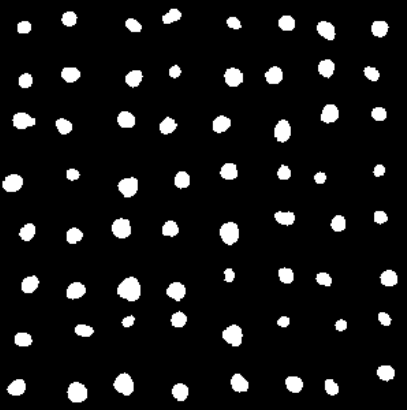
%> input picture decoder/to_decode/2020-04-02_13-49-25-ConvertImage.bmp, 407 x 410 px
$ octave CENTROIDS.m   (GNU Octave 9; MATLAB toolbox functions it lacks are replaced by stand-ins)
%> lines starting %> are read from the running program, lines starting %| are printed output that depends on the picture; in (x1, y1, x2, y2) boxes, pixels count from 0 and x2, y2 are one past the last pixel; in counts of white or black regions, pixels touching at a corner belong together; the program's own positions count from 1
### decoder/GetCentroids.m
% Title: GetCentroids.m
%
% [numofBlobs, centroids] = GetCentroids(OI) uses binary image information
% contained in OI to determine the number of blobs, numofBlobs in the original
% image, locate the coordinates (pixels) of the centroids of each blob and save
% them in a array called centroids.


function [numofBlobs, centroids] = GetCentroids(OI, thres)
    % Maximize the figure window.
    set(gcf, 'Position', get(0, 'ScreenSize'));
    % Thresholding the image
    % thres = 2; % Set a threshold value for binarize the image
    % BW = OI < thres; % Store the obtained binary image into an array 'BW'
    BW = OI > thres;
    % Find the coordinates of centroids of each blob
    % Calculate all properties of the binary image
    blobMeasurements = regionprops(BW, 'centroid');
    % Put the coordinates into an array 'centorids'
    centroids = cat(1, blobMeasurements.Centroid);
    % Plot the centroids on the binary image
    % imagesc(BW); colormap(gray(256)); title('Centroids of each blob'); axis square;
    % imshow(BW)
    [~, numofBlobs] = bwlabel(BW, 8);
    % hold on
    plot(centroids(:, 1), centroids(:, 2), '.');
    axis square
    % hold off

### decoder/dotDirec.m
% Title: dotDirec.m
%
% [recX,recY,xSpace,ySpace] = dotDirec(x,y) analyzes the x-coordinates and
% y-coordinates of the centroids and assign offset direction indicators recX and
% recY to each dot. xSpace and ySpace are two arrays used to record the spacings
% of the columns and rows respectively.

function [recX, recY, xSpace, ySpace] = dotDirec(x, y)
    [N, M] = size(x);
    recX = zeros([N, M]);
    recY = recX;
    xSpace = zeros(1, M); ySpace = zeros(N, 1); xt1 = zeros(1, M); xt2 = zeros(1, M);
    yt1 = zeros(N, 1); yt2 = zeros(N, 1);

    for i = 1:M
        xt1(i) = min(x(:, i));
        xt2(i) = max(x(:, i)); xSpace(i) = xt2(i) - xt1(i);
    end
    for i = 1:M
        for j = 1:N
            x_m1 = abs((x(j, i) / xt1(i)) - 1);
            x_m2 = abs((x(j, i) / xt2(i)) - 1);
            x_mm = min([x_m1, x_m2]);
            if xSpace(i) > 2 / 3 * max(xSpace)

                xt3 = (xt2(i) - xt1(i)) / 3 + xt1(i);
                xt4 = 2 * (xt2(i) - xt1(i)) / 3 + xt1(i);
                if x(j, i) >= xt1(i) && x(j, i) < xt3
                    recX(j, i) = - 1;
                elseif x(j, i) >= xt3 && x(j, i) < xt4
                    recX(j, i) = 0;
                elseif x(j, i) >= xt4 && x(j, i) <= xt2(i)
                    recX(j, i) = 1;
                else
                    switch x_mm
                        case x_m1
                            recX(j, i) = - 1;
                        case x_m2
                            recX(j, i) = 1;
                    end
                end
            elseif xSpace(i) < 1 / 3 * max(xSpace)
                recX(j, i) = 3;
            else
                xt5 = 0.5 * (xt1(i) + xt2(i));
                if x(j, i) >= xt1(i) && x(j, i) < xt5
                    recX(j, i) = - 2;
                elseif x(j, i) >= xt5 && x(j, i) < xt2(i)
                    recX(j, i) = 2;
                else
                    switch x_mm
                        case x_m1
                            recX(j, i) = - 2;
                        case x_m2
                            recX(j, i) = 2;
                    end
                end
            end
        end
    end
    for j = 1:N
        yt1(j) = min(y(j, :));
        yt2(j) = max(y(j, :));
        ySpace(j) = yt2(j) - yt1(j);
    end

    for j = 1:N
        for i = 1:M
            y_m1 = abs((y(j, i) / yt1(j)) - 1);
            y_m2 = abs((y(j, i) / yt2(j)) - 1);
            y_mm = min([y_m1, y_m2]);

            if ySpace(j) > 2 / 3 * max(ySpace)

                yt3 = (yt2(j) - yt1(j)) / 3 + yt1(j);
                yt4 = 2 * (yt2(j) - yt1(j)) / 3 + yt1(j);
                if y(j, i) >= yt1(j) && y(j, i) < yt3
                    recY(j, i) = - 1;
                elseif y(j, i) >= yt3 && y(j, i) < yt4
                    recY(j, i) = 0;
                elseif y(j, i) >= yt4 && y(j, i) <= yt2(j)
                    recY(j, i) = 1;
                else
                    switch y_mm
                        case y_m1
                            recY(j, i) = - 1;
                        case y_m2
                            recY(j, i) = 1;
                    end
                end
            elseif ySpace(i) < 1 / 3 * max(ySpace)
                recY(j, i) = 3;

            else
                yt5 = 0.5 * (yt1(j) + yt2(j));
                if y(j, i) >= yt1(j) && y(j, i) < yt5
                    recY(j, i) = - 2;
                elseif y(j, i) >= yt5 && x(j, i) < yt2(j)
                    recY(j, i) = 2;
                else

                    switch y_mm
                        case y_m1
                            recY(j, i) = - 2;
                        case y_m2
                            recY(j, i) = 2;
                    end
                end
            end
        end
    end
    xismatched = zeros(N, M);
    wrongcolumn = zeros(1, M);
    x_replace = 225;
    k = 1;
    for i = 1:M
        if isempty(find(recX(:, i) == 0))
            wrongcolumn(k) = i;
            k = k + 1;
        end
    end

    for i = 1:M
        if wrongcolumn(i) ~= 0
            t = wrongcolumn(i);

            for j = 1:N
                if (recY(j, t) == - 1) || (recY(j, t) == 1)
                    x_replace = recX(j, t);
                    xismatched(j, t) = 1;
                else
                    xismatched(j, t) = 0;
                end

                if recX(j, t) == x_replace
                    recX(j, t) = 0;
                elseif recX(j, t) > 0
                    recX(j, t) = 1;
                else
                    recX(j, t) = - 1;
                end
            end

        end
    end
    yismatched = zeros(N, M);
    wrongrow = zeros(N, 1);
    y_replace = 225;
    l = 1;
    for j = 1:N
        if isempty(find(recY(j, :) == 0))
            wrongrow(l) = j;
            l = l + 1;
        end
    end
    for j = 1:N
        if wrongrow(j) ~= 0
            s = wrongrow(j);

            for i = 1:M
                if (recX(s, i) == - 1) || (recX(s, i) == 1)
                    y_replace = recY(s, i);
                    yismatched(s, i) = 1;
                else
                    yismatched(s, i) = 0;
                end

                if recY(s, i) == y_replace
                    recY(s, i) = 0;
                elseif recY(s, i) > 0
                    recY(s, i) = 1;

                else
                    recY(s, i) = - 1;
                end
            end

        end
    end

### decoder/Gridestab.m
% Title: Gridestab.m
%
% [averx,avery,~,~] = Gridestab(recX,recY,x,y) reconstructs the virtual raster
% lines and returns the coordinates averx and avery of the raster lines.


function [averx, avery, deltax, deltay] = Gridestab(recX, recY, x, y)
    plot(x(:, :), y(:, :), 'r*'); axis square
    hh = axis;
    [M, N] = size(x);
    averx = zeros(1, M);
    deltax = zeros(1, M - 1);
    hold on;
    for i = 1:M
        count = 0;
        sum = 0;
        for j = 1:N
            if recX(j, i) == 0
                sum = sum + x(j, i);
                count = count + 1;
            end
        end
        averx(i) = sum / count;
        plot([averx(i), averx(i)], [hh(3), hh(4)], 'b'); axis square
    end
    for i = 1:M - 1
        deltax(i) = averx(i + 1) - averx(i);
    end
    avery = zeros(1, N);
    deltay = zeros(1, N - 1);
    for j = 1:N
        count = 0;
        sum = 0;
        for i = 1:M
            if recY(j, i) == 0
                sum = sum + y(j, i);
                count = count + 1;
            end
        end
        avery(j) = sum / count;
        plot([hh(1), hh(2)], [avery(j), avery(j)], 'b'); axis square
    end
    for j = 1:N - 1
        deltay(j) = avery(j + 1) - avery(j);
    end
    hold off

### decoder/getcent.m
% Title: getcent.m
%
% [X,Y] = getcent find the centroid coordinates in pixels for the object.


function [X, Y] = getcent
    clc; clear all;
    disp('Running program, please wait...'); % Message sent to command window.
    [FileName, PathName] = uigetfile({
            '*.bmp;*.tif;*.jpg;*.gif;*.png', 'Images(* .bmp, * .tif, * .jpg, * .gif, * .png)';
            '*.bmp', 'BMP Image(*.bmp)'; ...
            '*.tif', 'Tiff Image(*.tif)'; ...
            '*.jpg', 'JPEG Image (*.jpg)'; ...
            '*.gif', 'GIF (*.gif)'; ...
            '*.png', 'PNG (*.png)'; ...
            '*.*', 'All Files (*.*)'
        }, ...
        'Select an Image' ...
    );

    if isequal(FileName, 0)
        disp('User selected Cancel')
    else
        FullFileName = fullfile(PathName, FileName);
    end

    OI3 = imread(FullFileName);
    OI3 = rgb2gray(OI3);
    OI3 = flipud(OI3);

    figure
    [numofBlobs, centroids] = GetCentroids(OI3);
    N = sqrt(numofBlobs);
    xt = zeros(N);
    yt = zeros(N);
    for n = 1:N
        for m = 1:N
            xt(m, n) = centroids(m + (n - 1) * N, 1);
            yt(m, n) = centroids(m + (n - 1) * N, 2);
        end
    end

    [temp, index] = sort(yt, 'descend');
    % create y matrix
    y = temp;

    % create x matrix
    x = zeros(N);
    for m = 1:N
        for n = 1:N
            x(n, m) = xt(index(n, m), m);
        end
    end

    X = x;
    Y = y;

### decoder/CENTROIDS.m
% Title: CENTROIDS.m
%
% CENTROIDS is the main script.
% It calls a number of functions to do incline-correction reconstruct the virtual
% raster lines and decoding.
% clean up the work space


clc;
clear all;
disp('Running centroids.m...'); % Message sent to command window.
[FileName, PathName] = uigetfile({
      '*.bmp;*.tif;*.jpg;*.gif;*.png', 'Images(* .bmp, * .tif, * .jpg, * .gif, * .png)';
      '*.bmp', 'BMP Image(*.bmp)'; ...
      '*.tif', 'Tiff Image(*.tif)'; ...
      '*.jpg', 'JPEG Image (*.jpg)'; ...
      '*.gif', 'GIF (*.gif)'; ...
      '*.png', 'PNG (*.png)'; ...
      '*.*', 'All Files (*.*)'
  }, ...
  'Select an Image');
%> the answer given: to_decode/2020-04-02_13-49-25-ConvertImage.bmp
if isequal(FileName, 0)
    disp('User selected Cancel')
else
    FullFileName = fullfile(PathName, FileName);
end

OI = imread(FullFileName);
%> OI is the input picture: size 410x407x3 uint8; min 0, max 255, mean 21
OI = rgb2gray(OI);
%> OI: size 410x407 uint8
OI = flipud(OI);
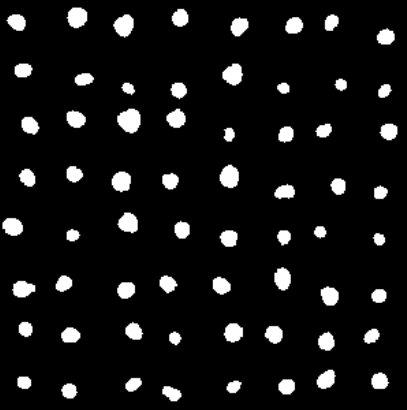
%> OI: size 410x407 uint8; min 0, max 255, mean 21; mean of the top-left, top-right, bottom-left and bottom-right quarters 24.1, 19.3, 20.2, 20.3

figure
% imshow(OI);
[numofBlobs, centroids] = GetCentroids(OI, 100);
%> in GetCentroids, `BW = OI > thres;`:
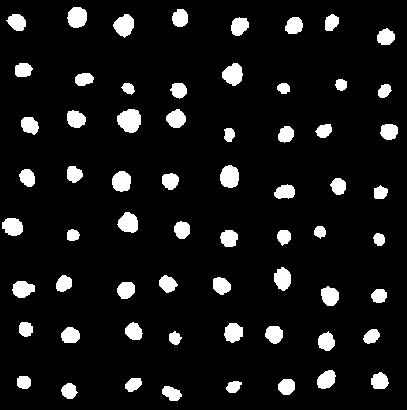
%> BW: size 410x407 logical; 8.6% white; 64 white regions, largest, box (x1, y1, x2, y2) and area: (117, 109, 141, 133) 440, (220, 165, 239, 188) 353, (113, 14, 134, 38) 341
%> in GetCentroids, `blobMeasurements = regionprops(BW, 'centroid');`: blobMeasurements = 64 regions; first 5, Centroid: [13.3 227.3], [17.6 22.8], [23.4 289.7], [23.8 70.6], [24.5 382.9]
%> in GetCentroids, `centroids = cat(1, blobMeasurements.Centroid);`: centroids = 64 rows, first 12: [13.3 227.3; 17.57 22.78; 23.43 289.7; 23.81 70.63; 24.47 382.9; 28.03 178.3; 26.3 329.8; 30.36 125.9; 64.47 284.2; 71.01 336; 69.77 391.6; 77.78 17.93]
%> in GetCentroids, `[~, numofBlobs] = bwlabel(BW, 8);`: numofBlobs = 64
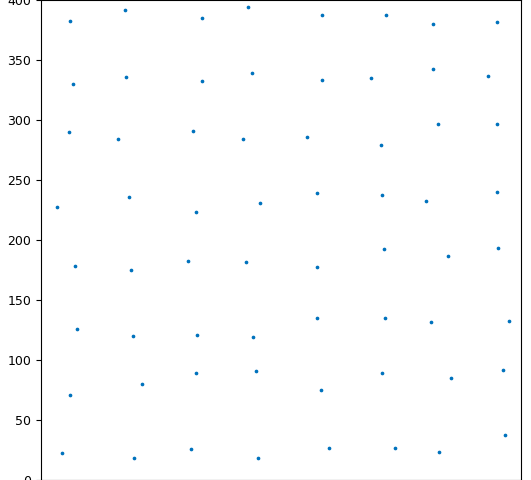
%> figure redrawn from the program's plot data
%> numofBlobs = 64
% }

% Since centroids is a N×2 array, it's not easy and instinct to utilize
% its data, we set two new N×N arrays x and y to store x-coordinates and
% y-coordinates of the centroids separately.
N = sqrt(numofBlobs);
%> N = 8
xt = zeros(N);
yt = zeros(N);
for n = 1:N
    for m = 1:N
        xt(m, n) = centroids(m + (n - 1) * N, 1);
        yt(m, n) = centroids(m + (n - 1) * N, 2);
    end
end
%> this loop made 8 passes
%> after the loop, xt = [13.3 64.47 122.2 168.3 222 274.8 320.6 372.2; 17.57 71.01 124.8 170.9 230.2 285.6 324.6 379.8; 23.43 69.77 130.2 172.3 229.6 283.3 327 380.3; 23.81 77.78 129 176.8 233.7 284.3 327 379.8; 24.47 76.45 126.6 175.5 229.8 284.6 330.5 381; 28.03 74.74 128.9 179.4 234 286.6 332 386.4; 26.3 73.46 134.4 180.8 234.2 287.3 339.1 385.1; 30.36 84.57 134 182.7 240 294.7 341.7 389.7]; yt = [227.3 284.2 182.1 284.5 286.2 334.9 232.4 337; 22.78 336 25.99 181.6 177.3 192.5 131.3 296.5; 289.7 391.6 121.1 394 238.9 279.4 380.3 381.7; 70.63 17.93 223.5 119.4 75 88.85 342.2 239.9; 382.9 119.7 290.6 338.8 135.2 237.5 296.7 193.3; 178.3 174.8 89.03 90.88 333.2 135 23.16 37.64; 329.8 235.8 332.1 18.67 387.3 387.3 186.9 91.48; 125.9 79.85 385.1 230.4 26.79 26.26 85.3 132.2]

[temp, index] = sort(yt, 'descend');
%> temp = [382.9 391.6 385.1 394 387.3 387.3 380.3 381.7; 329.8 336 332.1 338.8 333.2 334.9 342.2 337; 289.7 284.2 290.6 284.5 286.2 279.4 296.7 296.5; 227.3 235.8 223.5 230.4 238.9 237.5 232.4 239.9; 178.3 174.8 182.1 181.6 177.3 192.5 186.9 193.3; 125.9 119.7 121.1 119.4 135.2 135 131.3 132.2; 70.63 79.85 89.03 90.88 75 88.85 85.3 91.48; 22.78 17.93 25.99 18.67 26.79 26.26 23.16 37.64]; index = [5 3 8 3 7 7 3 3; 7 2 7 5 6 1 4 1; 3 1 5 1 1 3 5 2; 1 7 4 8 3 5 1 4; 6 6 1 2 2 2 7 5; 8 5 3 4 5 6 2 8; 4 8 6 6 4 4 8 7; 2 4 2 7 8 8 6 6]
% create y matrix

y = temp;
%> y has the same summary as temp

% create x matrix
x = zeros(N);
for m = 1:N
    for n = 1:N
        x(n, m) = xt(index(n, m), m);
    end
end
%> after the loop, x = [24.47 69.77 134 172.3 234.2 287.3 327 380.3; 26.3 71.01 134.4 175.5 234 274.8 327 372.2; 23.43 64.47 126.6 168.3 222 283.3 330.5 379.8; 13.3 73.46 129 182.7 229.6 284.6 320.6 379.8; 28.03 74.74 122.2 170.9 230.2 285.6 339.1 381; 30.36 76.45 130.2 176.8 229.8 286.6 324.6 389.7; 23.81 84.57 128.9 179.4 233.7 284.3 341.7 385.1; 17.57 77.78 124.8 180.8 240 294.7 332 386.4]

% obtain the offset indicators recX and recY
% obtain the spacing in x and y directions
[recX, recY, xSpace, ySpace] = dotDirec(x, y);
%> in dotDirec, `[N, M] = size(x);`: N = 8
%> in dotDirec, `recY = recX;`: recY = [0 0 0 0 0 0 0 0; 0 0 0 0 0 0 0 0; 0 0 0 0 0 0 0 0; 0 0 0 0 0 0 0 0; 0 0 0 0 0 0 0 0; 0 0 0 0 0 0 0 0; 0 0 0 0 0 0 0 0; 0 0 0 0 0 0 0 0]
%> the loop in dotDirec, `for i = 1:M` made 8 passes
%> after the loop in dotDirec, `for i = 1:M`: xSpace = [17.06 20.1 12.26 14.34 18.03 19.93 21.16 17.55]; xt1 = [13.3 64.47 122.2 168.3 222 274.8 320.6 372.2]; xt2 = [30.36 84.57 134.4 182.7 240 294.7 341.7 389.7]
%> after the loop in dotDirec, `for i = 1:M`: recX = [0 -1 2 -1 1 0 -1 0; 1 -1 2 0 1 -1 -1 -1; 0 -1 -2 -1 -1 0 0 0; -1 0 2 1 0 0 -1 0; 1 0 -2 -1 0 0 1 0; 1 0 2 0 0 0 -1 1; 0 1 2 1 0 0 1 1; -1 0 -2 1 1 1 0 1]; xt3 = 378; xt4 = 383.9; xt5 = 128.3
%> the loop in dotDirec, `for j = 1:N` made 8 passes
%> after the loop in dotDirec, `for j = 1:N`: ySpace = [13.72; 12.42; 17.25; 16.44; 18.48; 15.83; 20.85; 19.71]; yt1 = [380.3; 329.8; 279.4; 223.5; 174.8; 119.4; 70.63; 17.93]; yt2 = [394; 342.2; 296.7; 239.9; 193.3; 135.2; 91.48; 37.64]
%> after the loop in dotDirec, `for j = 1:N`: recY = [-2 2 -2 2 2 2 -2 -2; -2 2 -2 2 -2 -2 2 2; 0 -1 0 -1 0 -1 1 1; -1 1 -1 0 1 1 0 1; -1 -1 0 0 -1 1 0 1; 0 -1 -1 -1 1 1 1 1; -1 0 1 1 -1 1 1 1; -1 -1 0 -1 0 0 -1 1]; yt3 = 24.5; yt4 = 31.07; yt5 = 336
%> the loop in dotDirec, `for i = 1:M` made 8 passes
%> k on pass 3: 2
%> after the loop in dotDirec, `for i = 1:M`: wrongcolumn = [3 0 0 0 0 0 0 0]
%> the loop in dotDirec, `for i = 1:M` made 8 passes
%> t on pass 1: 3
%> after the loop in dotDirec, `for i = 1:M`: recX = [0 -1 1 -1 1 0 -1 0; 1 -1 1 0 1 -1 -1 -1; 0 -1 -1 -1 -1 0 0 0; -1 0 0 1 0 0 -1 0; 1 0 -1 -1 0 0 1 0; 1 0 0 0 0 0 -1 1; 0 1 0 1 0 0 1 1; -1 0 -1 1 1 1 0 1]; x_replace = 2; xismatched = [0 0 0 0 0 0 0 0; 0 0 0 0 0 0 0 0; 0 0 0 0 0 0 0 0; 0 0 1 0 0 0 0 0; 0 0 0 0 0 0 0 0; 0 0 1 0 0 0 0 0; 0 0 1 0 0 0 0 0; 0 0 0 0 0 0 0 0]
%> the loop in dotDirec, `for j = 1:N` made 8 passes
%> after the loop in dotDirec, `for j = 1:N`: wrongrow = [1; 2; 0; 0; 0; 0; 0; 0]
%> the loop in dotDirec, `for j = 1:N` made 8 passes
%> s on passes 1 to 2: 1, 2
%> after the loop in dotDirec, `for j = 1:N`: recY = [-1 0 0 0 0 0 0 0; 0 0 0 1 0 0 0 0; 0 -1 0 -1 0 -1 1 1; -1 1 -1 0 1 1 0 1; -1 -1 0 0 -1 1 0 1; 0 -1 -1 -1 1 1 1 1; -1 0 1 1 -1 1 1 1; -1 -1 0 -1 0 0 -1 1]; y_replace = 2; yismatched = [0 1 1 1 1 0 1 0; 1 1 1 0 1 1 1 1; 0 0 0 0 0 0 0 0; 0 0 0 0 0 0 0 0; 0 0 0 0 0 0 0 0; 0 0 0 0 0 0 0 0; 0 0 0 0 0 0 0 0; 0 0 0 0 0 0 0 0]
%> xSpace = [17.06 20.1 12.26 14.34 18.03 19.93 21.16 17.55]
[averx, avery, ~, ~] = Gridestab(recX, recY, x, y);
%> the loop in Gridestab, `for i = 1:M` made 8 passes
%> after the loop in Gridestab, `for i = 1:M`: averx = [23.9 75.61 129.4 176.1 230.8 285.2 331.2 380.2]
%> the loop in Gridestab, `for i = 1:M - 1` made 7 passes
%> after the loop in Gridestab, `for i = 1:M - 1`: deltax = [51.7 53.78 46.75 54.7 54.41 46 48.95]
%> the loop in Gridestab, `for j = 1:N` made 8 passes
%> after the loop in Gridestab, `for j = 1:N`: avery = [386.8 335 288.9 231.4 183.5 125.9 79.85 26.35]
%> the loop in Gridestab, `for j = 1:N - 1` made 7 passes
%> after the loop in Gridestab, `for j = 1:N - 1`: deltay = [-51.73 -46.16 -57.45 -47.91 -57.58 -46.08 -53.5]
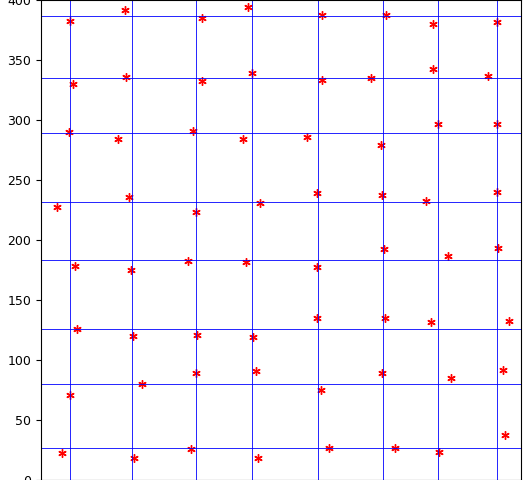
%> figure redrawn from the program's plot data
%> averx = [23.9 75.61 129.4 176.1 230.8 285.2 331.2 380.2]; avery = [386.8 335 288.9 231.4 183.5 125.9 79.85 26.35]
for i = 1:N
    for j = 1:N
        if abs(recX(j, i)) + abs(recY(j, i)) ~= 1
            if abs(x(j, i) - averx(i)) > abs(y(j, i) - avery(j))
                recY(j, i) = 0;
                recX(j, i) = sign(x(j, i) - averx(i));
            else
                recY(j, i) = sign(y(j, i) - avery(j));
                recX(j, i) = 0;
            end
        end
    end
end
%> after the loop, recX = [0 -1 1 -1 1 1 -1 0; 1 -1 1 0 1 -1 -1 -1; 0 -1 -1 -1 -1 0 0 0; -1 0 0 1 0 0 -1 0; 0 0 -1 -1 0 0 1 0; 1 0 0 0 0 0 -1 1; 0 1 0 0 0 0 1 0; -1 0 -1 0 1 1 0 0]; recY = [-1 0 0 0 0 0 0 -1; 0 0 0 1 0 0 0 0; 1 0 0 0 0 -1 1 1; 0 1 -1 0 1 1 0 1; -1 -1 0 0 -1 1 0 1; 0 -1 -1 -1 1 1 0 0; -1 0 1 1 -1 1 0 1; 0 -1 0 -1 0 0 -1 1]

MarkVal_x = zeros(N);
MarkVal_y = zeros(N);

% calculate the mark value
for i = 1:N ^ 2
    if recX(i) == - 1 && recY(i) == 0
        MarkVal_x(i) = 3;
    elseif recX(i) == 1 && recY(i) == 0
        MarkVal_x(i) = 1;
    elseif recX(i) == 0 && recY(i) == - 1
        MarkVal_y(i) = 4;
    elseif recX(i) == 0 && recY(i) == 1
        MarkVal_y(i) = 2;
    else

    end
end
%> this loop made 64 passes
%> after the loop, MarkVal_x = [0 3 1 3 1 1 3 0; 1 3 1 0 1 3 3 3; 0 3 3 3 3 0 0 0; 3 0 0 1 0 0 3 0; 0 0 3 3 0 0 1 0; 1 0 0 0 0 0 3 1; 0 1 0 0 0 0 1 0; 3 0 3 0 1 1 0 0]; MarkVal_y = [4 0 0 0 0 0 0 4; 0 0 0 2 0 0 0 0; 2 0 0 0 0 4 2 2; 0 2 4 0 2 2 0 2; 4 4 0 0 4 2 0 2; 0 4 4 4 2 2 0 0; 4 0 2 2 4 2 0 2; 0 4 0 4 0 0 4 2]
MarkVal = MarkVal_x + MarkVal_y;
%> MarkVal = [4 3 1 3 1 1 3 4; 1 3 1 2 1 3 3 3; 2 3 3 3 3 4 2 2; 3 2 4 1 2 2 3 2; 4 4 3 3 4 2 1 2; 1 4 4 4 2 2 3 1; 4 1 2 2 4 2 1 2; 3 4 3 4 1 1 4 2]
% using mark value to determine x, y codes.
xcode = zeros(N); ycode = zeros(N);
for j = 1:N
    for i = 1:N
        switch MarkVal(j, i)
            case 1
                xcode(j, i) = 0;
                ycode(j, i) = 1;
            case 2
                xcode(j, i) = 0;
                ycode(j, i) = 0;
            case 3
                xcode(j, i) = 1;
                ycode(j, i) = 0;
            case 4
                xcode(j, i) = 1;
                ycode(j, i) = 1;
            otherwise
                % when error occurs
                xcode(j, i) = 3;
                ycode(j, i) = 3;
        end
    end
end
%> after the loop, xcode = [1 1 0 1 0 0 1 1; 0 1 0 0 0 1 1 1; 0 1 1 1 1 1 0 0; 1 0 1 0 0 0 1 0; 1 1 1 1 1 0 0 0; 0 1 1 1 0 0 1 0; 1 0 0 0 1 0 0 0; 1 1 1 1 0 0 1 0]; ycode = [1 0 1 0 1 1 0 1; 1 0 1 0 1 0 0 0; 0 0 0 0 0 1 0 0; 0 0 1 1 0 0 0 0; 1 1 0 0 1 0 1 0; 1 1 1 1 0 0 0 1; 1 1 0 0 1 0 1 0; 0 1 0 1 1 1 1 0]

% find the pixel coordinates of the centroid of the object
[objectX, objectY] = getcent;
%> the answer given: to_decode/2020-04-02_11-37-59.png
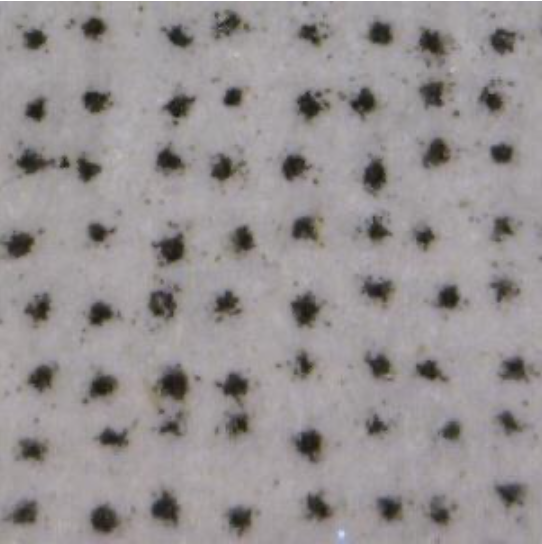
%> input picture decoder/to_decode/2020-04-02_11-37-59.png, 542 x 544 px
%> in getcent, OI3 is the input picture: size 544x542x3 uint8; mean R, G, B 150.3, 145.4, 146.2
%> in getcent, `OI3 = flipud(OI3);`:
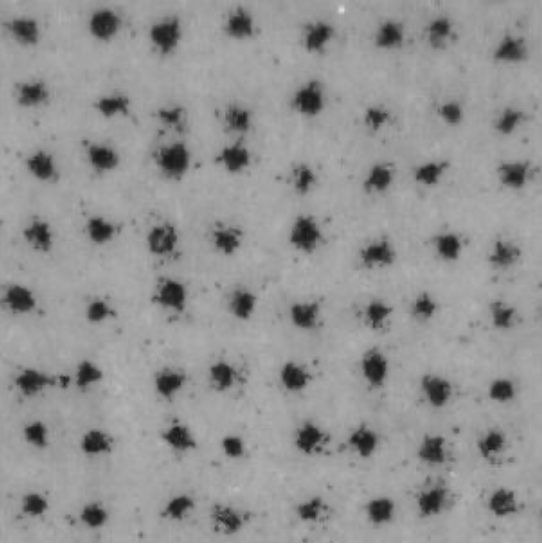
%> OI3: size 544x542 uint8; min 21, max 255, mean 146.9; mean of the top-left, top-right, bottom-left and bottom-right quarters 145.6, 147, 148, 147.1
%> the run ends on the next line
